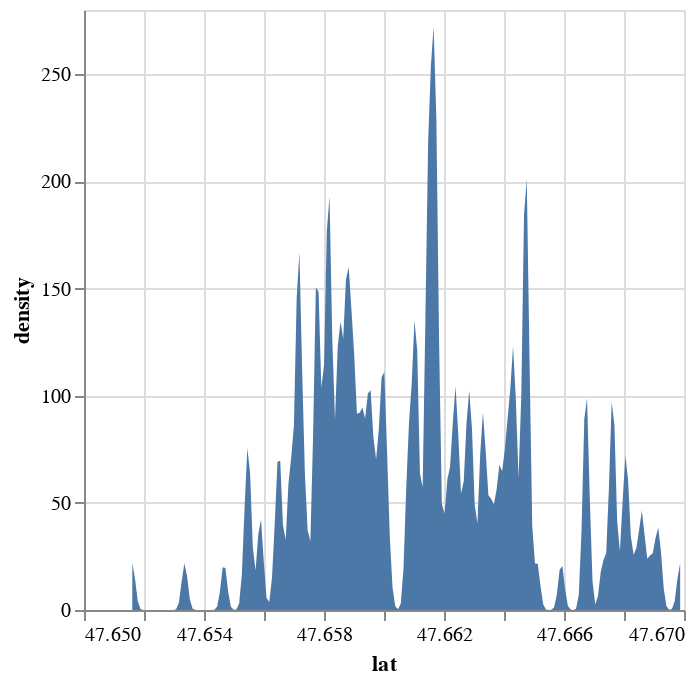

The cell this chart's notebook holds for it:
### Markdown cell above
Features of Interest: 
We see a large concentration around 47.657 and 47.663 with tapering on both sides of those spikes.

### Code cell
alt.Chart(d).transform_density(
    'lat',
    as_=['lat','density'],
    bandwidth=1e-4
).mark_area().encode(
    alt.X('lat:Q'),
    alt.Y('density:Q')
)

### Figure 1 — Vega-Lite specification as saved in the notebook (floating-point values rounded to 4 significant figures; data arrays with more than 128 entries replaced by an {"elided": "..."} marker saying what was removed)
{"config": {"view": {"continuousWidth": 300, "continuousHeight": 300}}, "data": {"name": "data-6dfcc2d045bece6fe69863e2539333af"}, "mark": {"type": "area"}, "encoding": {"x": {"field": "lat", "type": "quantitative"}, "y": {"field": "density", "type": "quantitative"}}, "transform": [{"density": "lat", "bandwidth": 0.0001, "as": ["lat", "density"]}], "$schema": "https://vega.github.io/schema/vega-lite/v5.8.0.json", "datasets": {"data-6dfcc2d045bece6fe69863e2539333af": {"elided": "182 records"}}}
